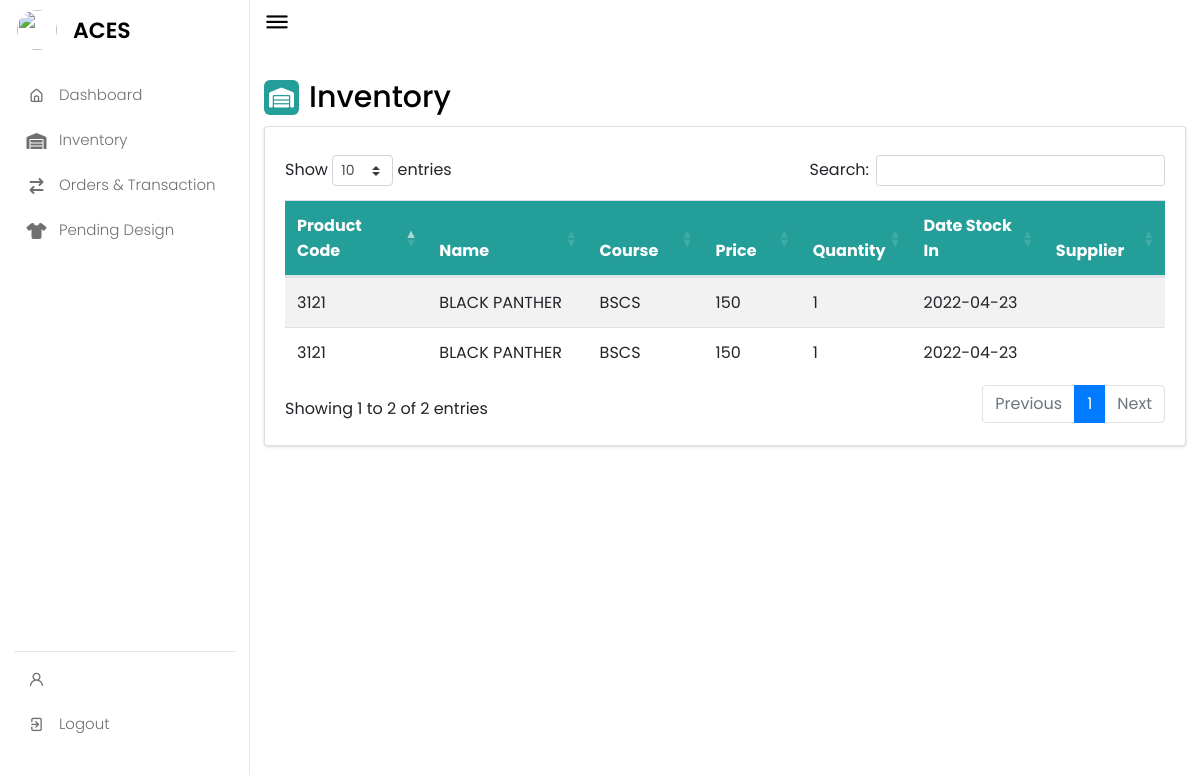
The page /ACESModerator/inventory-view.php?id=3121 on the database its author committed.
### tables this page shows
CREATE TABLE `aces_inventory` (
  `ID` int(11) NOT NULL,
  `product_id` int(100) NOT NULL,
  `product_name` varchar(100) NOT NULL,
  `product_details` varchar(10000) NOT NULL,
  `product_designer` varchar(100) NOT NULL,
  `category` varchar(20) NOT NULL,
  `acro` varchar(6) NOT NULL,
  `price` int(100) NOT NULL,
  `size` varchar(10) NOT NULL,
  `img` varchar(100) NOT NULL,
  `qty` int(100) NOT NULL,
  `status` varchar(100) NOT NULL,
  `date_added` date NOT NULL,
  `time_added` time NOT NULL
);

### ACESModerator/inventory-view.php (the view, shortened to what this page needs)
<?php
include("../dataCenter/connection.php");
$PRODUCT_ID = $_GET['id'];
$query = "SELECT * FROM `aces_inventory` WHERE `product_id` = '$PRODUCT_ID';";
$result = mysqli_query($conn, $query);
$row = $result->fetch_assoc();
?>
    <link rel="stylesheet" href="../Admin/assets/css/style.css">
    <link rel="stylesheet" href="https://cdn.jsdelivr.net/npm/bootstrap@4.6.1/dist/css/bootstrap.min.css">
    <link rel="stylesheet" href="https://cdn.datatables.net/1.11.5/css/dataTables.bootstrap4.min.css">
    <link rel="stylesheet" href="https://unicons.iconscout.com/release/v4.0.0/css/line.css">
<nav>
<?php include('../ACESModerator/sidebar.php');?>
    </nav>
    <section class="dashboard">
        <div class="top">
            <i class="uil uil-bars sidebar-toggle"></i>
        </div>
        <div class="dash-content">
        <div class="overview">
                <div class="title">
                <i class="fas fa-warehouse"></i>
                    <span class="text"> Inventory</span>
                </div>
                <div class="card">
              <div class="card-body">
                <div class="table-responsive mt-2">
                  <table id="myTable" class="table table-striped mb-0" >
                    <thead style="background-color: #249E98; color: #FFF; height: 50px; text-align: middle;">
                      <th style="width:150px">Product Code</th>
                      <th style="width:200px">Name</th>
                      <th style="width:100px">Course</th>
                      <th style="width:80px">Price</th>
                      <th style="width:60px">Quantity</th>
                      <th style="width:150px">Date Stock In</th>
                      <th style="width:100px">Supplier</th>
                      </thead>
                    <tbody>
                      <?php do { ?>
                      <tr style="border-bottom:1px solid gray;">
                        <td><?php echo $row['product_id'];?></td>
                        <td><?php echo $row['product_name'];?></td>
                        <td><?php echo $row['acro'];?></td>
                        <td><?php echo $row['price'];?></td>
                        <td><?php echo $row['qty'];?></td>
                        <td><?php echo $row['date_added'];?></td>
                        <td><?php echo $row['supplier'];?></td>
                      </tr>
                      <?php } while($row = $result->fetch_assoc());?>
                    </tbody>
                  </table>
                </div>
              </div>
            </div>
          </section>

### ACESModerator/assets/css/style.css (style rules this page uses)
* { margin: 0; padding: 0; box-sizing: border-box; font-family: 'Poppins', sans-serif; }
nav { position: fixed; top: 0; left: 0; height: 100%; width: 250px; padding: 10px 14px; background-color: var(--panel-color); border-right: 1px solid var(--border-color); transition: var(--tran-05); }
.dashboard { position: relative; left: 250px; background-color: var(--panel-color); min-height: 100vh; width: calc(100% - 250px); padding: 10px 14px; transition: var(--tran-05); }
.dashboard .top { position: fixed; top: 0; left: 250px; display: flex; width: calc(100% - 250px); justify-content: space-between; align-items: center; padding: 10px 14px; background-color: var(--panel-color); transition: var(--tran-05); z-index: 10; }
.dashboard .top .sidebar-toggle { font-size: 26px; color: var(--text-color); cursor: pointer; }
.dashboard .dash-content { padding-top: 50px; }
.dash-content .title { display: flex; align-items: center; margin: 15px 0 6px 0; }
.dash-content .title i { position: relative; height: 35px; width: 35px; background-color: #249E98; border-radius: 6px; color: var(--title-icon-color); display: flex; align-items: center; justify-content: center; font-size: 20px; }
.dash-content .title .text { font-size: 30px; font-weight: 500; color: var(--text-color); margin-left: 10px; }
.card { border-radius: 5px; -webkit-box-shadow: 0 1px 2.94px 0.06px rgba(4,26,55,0.16); box-shadow: 0 1px 2.94px 0.06px rgba(4,26,55,0.16); border: none; margin-bottom: 30px; -webkit-transition: all 0.3s ease-in-out; transition: all 0.3s ease-in-out; }

### rows shown on the page
aces_inventory: product "3121", product_name "BLACK PANTHER", acro "BSCS", price "150", qty "1", date_added "2022-04-23"
aces_inventory: product "3121", product_name "BLACK PANTHER", acro "BSCS", price "150", qty "1", date_added "2022-04-23"
